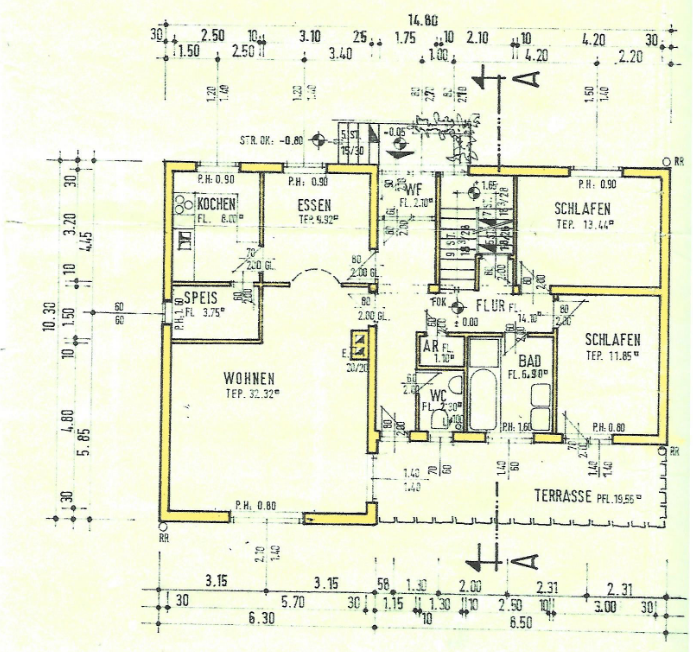
#> input picture training_images/floor_plan/001.PNG, 693 x 652 px
$ python 04_image_sizing.py   (older library calls are emulated)
#> lines starting #> are read from the running program, lines starting #| are printed output that depends on the picture
### imageCleaner.py
""" Methods for Loading and Processing Images

"""
import os.path
import cv2
import numpy as np

WINDOW_WIDTH = 1300     # taken from pFlowGRID/main.py
WINDOW_HEIGHT = 610     # taken from pFlowGRID/main.py
MIN_GRAY_VALUE = 0
MAX_GRAY_VALUE = 255


##########
# CHECKS #
##########

# [48 lines left out: functions __check_rgb_values, __check_threshold, not called in this run]


def __check_height(image, height):
    """ Checks if the height is smaller or equals to image-height.

    Used for checking y-axis and kernel size.
    :param image: image
    :param height: int
    :return: None
    """
    if height > image.shape[0]:
        raise ValueError(
            "The height value is incorrect. It must be smaller than the image height. Current height value is: {}".format(
                height))
    elif not isinstance(height, int):
        raise TypeError("Data type of the height must be int.\n"
                        "Current height is: {} \n"
                        "Current data type of height: {}".format(height, type(height)))


def __check_width(image, width):
    """ Checks if the width is smaller or equals to image-width.

    Used for checking x-axis and kernel size.
    :param image: image
    :param width: int
    :return: None
    """
    if width > image.shape[1]:
        raise ValueError(
            "The width value is incorrect. It must be smaller than the image width. Current width value is: {}".format(
                width))
    elif not isinstance(width, int):
        raise TypeError("Data type of the height must be int.\n"
                        "Current height is: {} \n"
                        "Current data type of height: {}".format(width, type(width)))


##########
# OTHERS #
##########

# [18 lines left out: function load_image, not called in this run]


def show_image(image, scale=1, title='Image', wait_for_close=False):
    """Displays an image.

    :param image: image
    :param wait_for_close: bool; if this is True, then the window will be closed as soon a button is pressed
    :param title: str; text for window frame
    :param scale: int between [0,1]
    :return: None
    """
    if scale < 0 or scale > 1:
        raise ValueError("Scale must be between 0 and 1.\nCurrent value of the scale: {}".format(scale))
    else:
        width = int(image.shape[1] * scale)
        __check_width(image, width)
        height = int(image.shape[0] * scale)
        __check_height(image, height)
        dimensions = (width, height)
        frame_resized = cv2.resize(image, dimensions, interpolation=cv2.INTER_AREA)
        cv2.imshow(title, frame_resized)
        if wait_for_close:
            cv2.waitKey(0)


################
# IMAGE SIZING #
################

def resize_image(image, x=WINDOW_WIDTH, y=WINDOW_HEIGHT):
    """ Changes the size of the image.

    Default parameter values are the window width (x) and height (y) of pFlowGRID.
    :param image: image
    :param x: int; size of the x-axis
    :param y: int; size of the y-axis
    :return: image
    """
    orig_width = int(image.shape[1])
    __check_width(image, orig_width)
    orig_height = int(image.shape[0])
    __check_height(image, orig_height)
    if x < orig_width or y < orig_height:
        return cv2.resize(src=image, dsize=(x, y), interpolation=cv2.INTER_AREA)
    else:
        return cv2.resize(src=image, dsize=(x, y), interpolation=cv2.INTER_LINEAR)


# [32 lines left out: functions resize_image_without_distortion, snip_image, not called in this run]


def rotate_image(image, rotation_degrees=45):
    """Turns an image by the given degrees of rotation around the center of the image.

    :param image: image
    :param rotation_degrees: int; = angle that indicates by how much the image is rotated
    :return: image
    """
    (height, weight) = image.shape[:2]
    (x, y) = (weight // 2, height // 2)
    __check_width(image, x)
    __check_height(image, y)
    matrix = cv2.getRotationMatrix2D((x, y), rotation_degrees, 1.0)
    return cv2.warpAffine(image, matrix, (weight, height))


####################
# POINT OPERATIONS #
####################
"""
Homogeneous point operations are independent of pixel coordinate.
Non-homogeneous point operations depend on pixel coordinate.
"""


def transform_file_into_grayscale_image(image_path):
    """Homogeneous point operation: Transforms an image to grayscale-image.

    flags=0 in cv2.imread()-method means that the passed image is transformed as a gray value image.
    If no flags have been set, the image is colored.
    :param image_path: str
    :return: image

    """
#> called with image_path = '001.PNG'
    if not image_path.lower().endswith('.png'):
        raise FileExistsError("Data type of the image must be a .png. Current image_path ist:{}".format(image_path))
    if type(image_path) == int:
        raise TypeError("Image path must be a str! Current image_path is:{}".format(image_path))
    if not os.path.exists(image_path):
        raise FileNotFoundError("File was not found. The searched image_path is: {}".format(image_path))
    image = cv2.imread(filename=image_path)  # , flags=0)
#> image is the input picture: shape (652, 693, 3); mean B, G, R 217.8, 238.3, 235.2
    image = cv2.cvtColor(image, cv2.COLOR_BGR2GRAY)
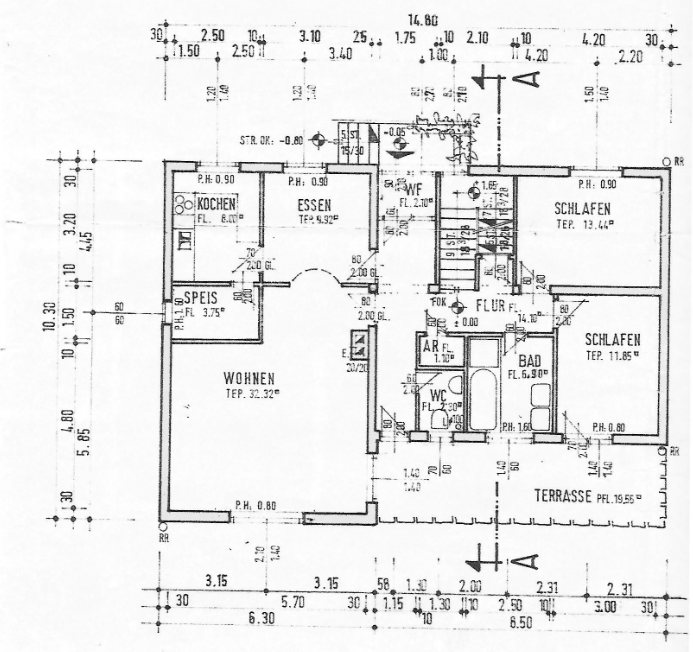
#> image: shape (652, 693); min 3, max 255, mean 235.1
    if image is None:
        raise AttributeError("Image-file can't be found. The affected image-path is:" + image_path)
    return image


# [117 lines left out: functions transform_colored_into_grayscale_image, apply_simple_threshold, apply_adaptive_threshold, invert_image, change_color_in_area, change_color_in_pixel, not called in this run]


###########
# FILTERS #
###########
"""
A filter smooths the image by adding a blur to it.
One reason for using a filter is if the image contains a lot of noise because
applying the filter reduces the noises in the image.
Filters are also used to find edges.

The parameter ksize is an abbreviation for kernel size which is often used in the blurring methods.
The kernel size specifies how many pixel-rows and pixel-columns the kernel is large.
A kernel is a small matrix which is drawn over the image step by step.
The hot spot is the middle pixel of the kernel.
"""


# [131 lines left out: functions apply_gaussian_blur, apply_average_blur, apply_median_blur, apply_bilateral_blur, apply_edge_preserving_filter, apply_laplacian and 2 more, not called in this run]


#############
# DETECTORS #
#############
""" A detector has the task of finding characteristic features or distinctive points in an image.
Predefined methods or sets of commands are used for this purpose.

"""


# [38 lines left out: functions apply_canny_detector, apply_harris_detector, not called in this run]

### experiments/04_image_sizing.py
""" Experiment 4: Sizing, snipping and rotating images for displaying in pFlowGRID.

"""
import os
import imageCleaner

WINDOW_WIDTH = 1300
WINDOW_HEIGHT = 610


def resize_image(image_path):
    """ Resizes the image with distortion.

    :return: image
    """
    image = imageCleaner.transform_file_into_grayscale_image(image_path)
    image = imageCleaner.resize_image(image)
    imageCleaner.show_image(image, 1, 'Adjusting the Image Size', True)
    return image


def resize_image_without_distortion(image_path): #TODO in imageCleaner einfügen
    """ Resizes the image so that it can be displayed in pFlowGRID.

    :param image_path: str
    :return: image
    """
    image = imageCleaner.transform_file_into_grayscale_image(image_path)
    if image.shape[1] >= WINDOW_WIDTH:
        factor = WINDOW_WIDTH / image.shape[1]
        y_new = int(image.shape[0] * factor)
        if y_new < WINDOW_HEIGHT:
            image = imageCleaner.resize_image(image=image, x=WINDOW_WIDTH, y=y_new)
        else:
            factor = WINDOW_HEIGHT / image.shape[0]
            image = imageCleaner.resize_image(image=image, x=int(image.shape[1] * factor), y=WINDOW_HEIGHT)
    elif image.shape[0] >= WINDOW_HEIGHT:
        factor = WINDOW_HEIGHT / image.shape[0]
#> factor = 0.936
        image = imageCleaner.resize_image(image=image, x=int(image.shape[1] * factor), y=WINDOW_HEIGHT)
#> in resize_image, `return cv2.resize(src=image, dsize=(x, y), interpolation=cv2.INTER_AREA)`:
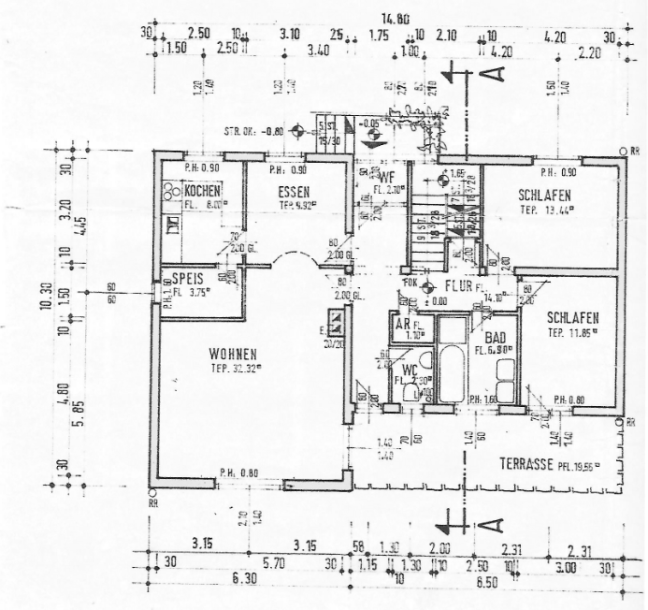
#> returned value: shape (610, 648); min 12, max 255, mean 235.1
    return image


def snip_image(image_path):
    """ Snips the image so that it can be displayed in pFlow_Grid.

    :type image_path: str
    :return: image
    """
    image = imageCleaner.transform_file_into_grayscale_image(image_path)
    image = imageCleaner.snip_image(image, 0, 500, 0, 250)
    imageCleaner.show_image(image, 1, 'Snipped Image', True)
    return image


def rotate_floor_plan():
    """ Rotates the image.

    :return: None
    """
    try:
        floor_plan = imageCleaner.transform_file_into_grayscale_image("../training_images/floor_plan/005_wry.png")
    except FileNotFoundError:
        floor_plan = imageCleaner.transform_file_into_grayscale_image("005_wry.png")

    floor_plan = imageCleaner.rotate_image(floor_plan, 43 - 90)
    imageCleaner.show_image(floor_plan, 1, 'Rotated Floor Plan', True)


os.chdir('../training_images/floor_plan')
for file_name in os.listdir(os.getcwd()):
    if file_name.lower().endswith('.png'):
        # sized_image = resize_image(file_name)
        sized_image = resize_image_without_distortion(file_name)
        imageCleaner.show_image(sized_image, 1, 'sized image', True)
#> pass 2 of the loop `for file_name in os.listdir(os.getcwd()):`:
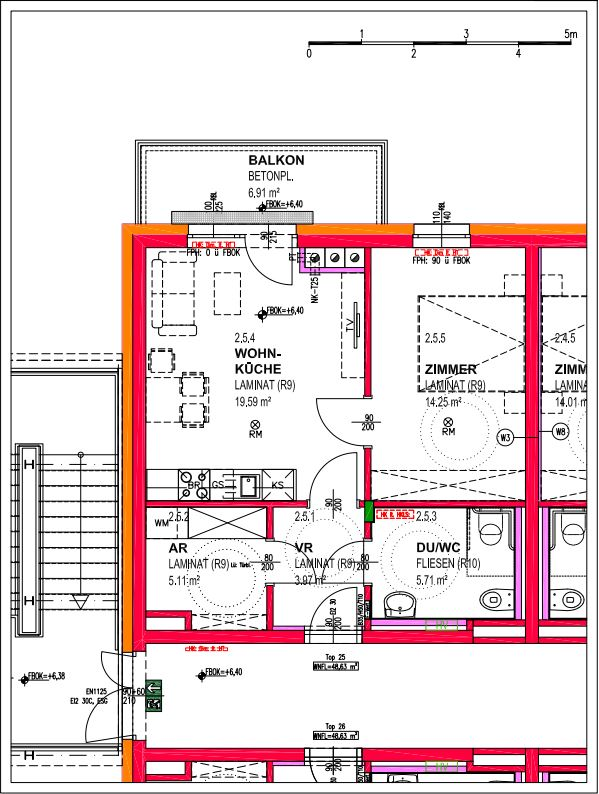
#> input picture training_images/floor_plan/002.PNG, 599 x 794 px
#> in transform_file_into_grayscale_image, image is the input picture: shape (794, 599, 3); mean B, G, R 218.1, 216, 232.3
#> in transform_file_into_grayscale_image (call 2), `image = cv2.cvtColor(image, cv2.COLOR_BGR2GRAY)`:
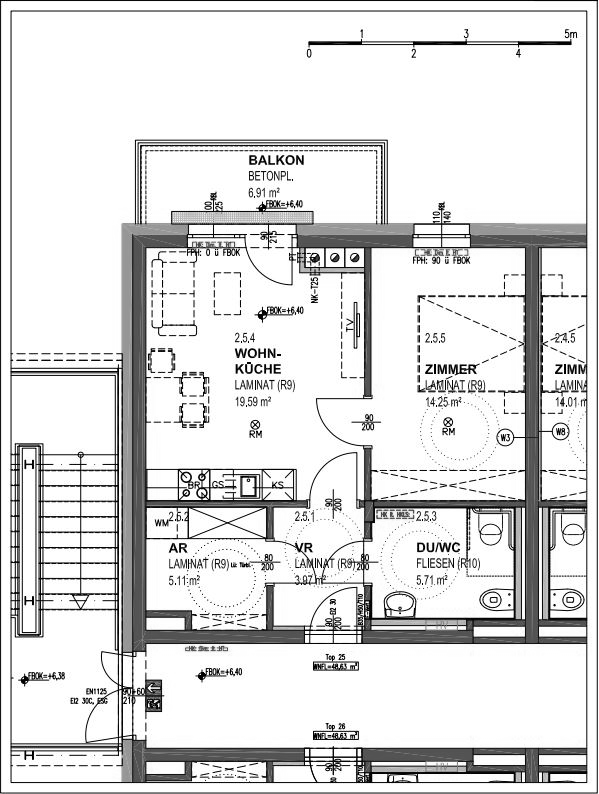
#> image: shape (794, 599); min 0, max 255, mean 221.1
#> in resize_image (call 2), `return cv2.resize(src=image, dsize=(x, y), interpolation=cv2.INTER_AREA)`:
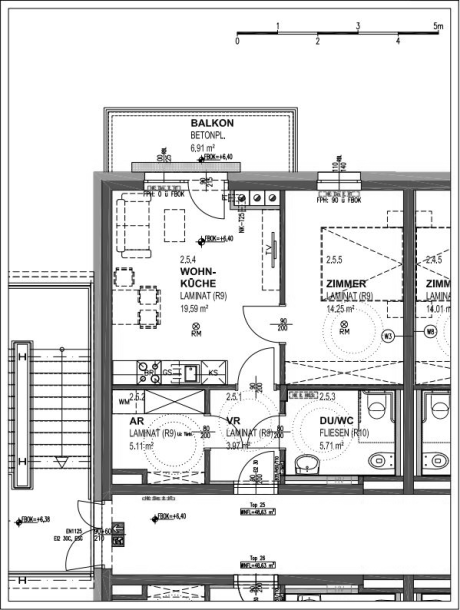
#> returned value: shape (610, 460); min 0, max 255, mean 221.1
#> pass 3 of the loop `for file_name in os.listdir(os.getcwd()):`:
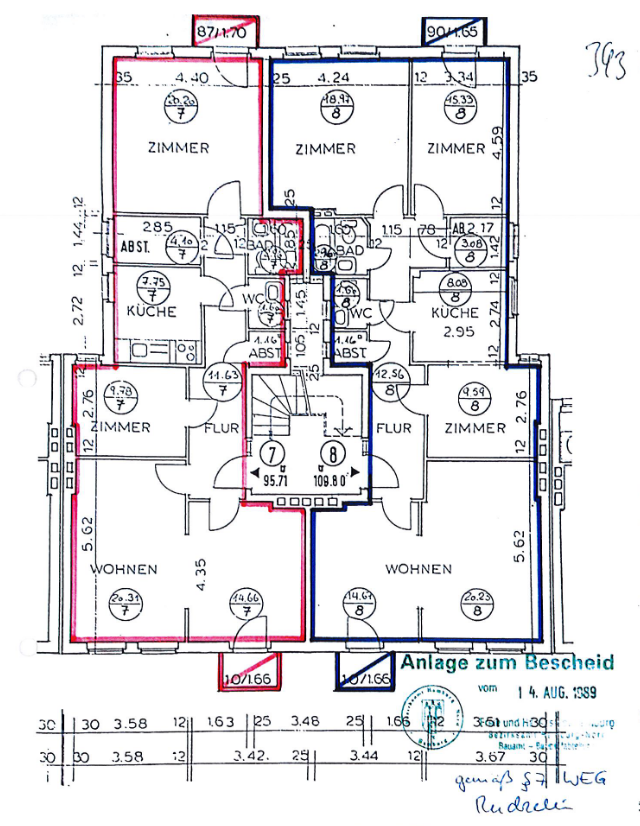
#> input picture training_images/floor_plan/003.PNG, 640 x 826 px
#> in transform_file_into_grayscale_image, image is the input picture: shape (826, 640, 3); mean B, G, R 231.9, 229, 230.3
#> in transform_file_into_grayscale_image (call 3), `image = cv2.cvtColor(image, cv2.COLOR_BGR2GRAY)`:
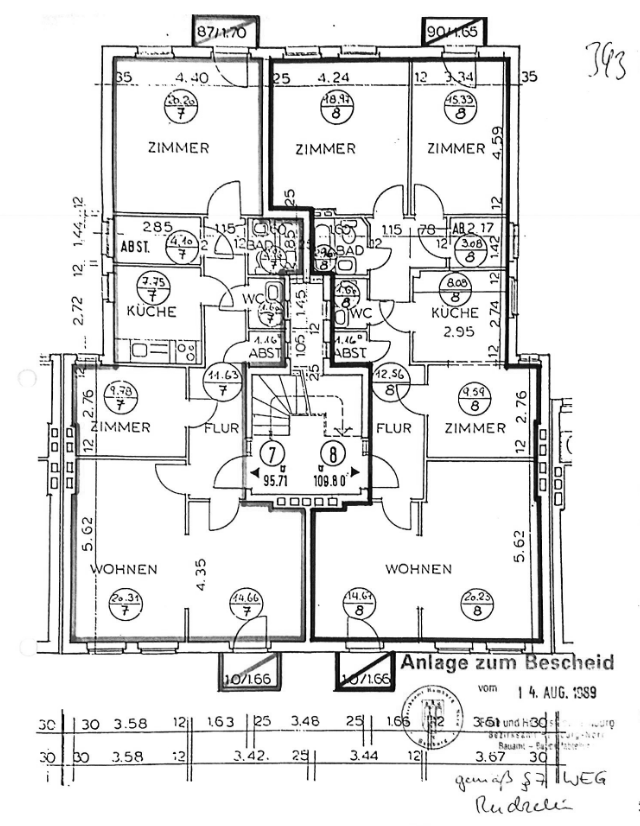
#> image: shape (826, 640); min 1, max 255, mean 229.7
#> in resize_image (call 3), `return cv2.resize(src=image, dsize=(x, y), interpolation=cv2.INTER_AREA)`:
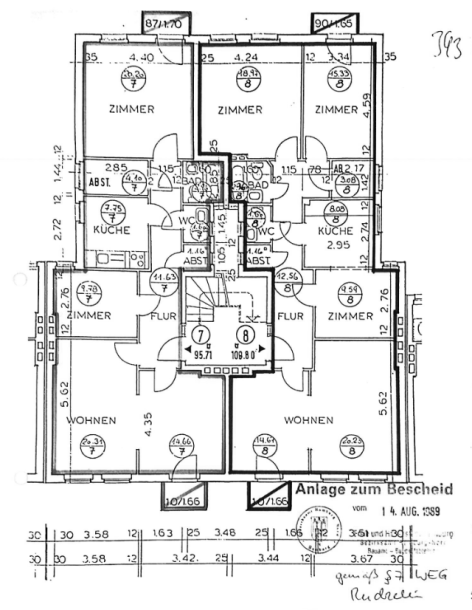
#> returned value: shape (610, 472); min 4, max 255, mean 229.7
#> the loop made 4 passes; the first 3 are shown
        # cut_image = snip_image(file_name)

rotate_floor_plan()
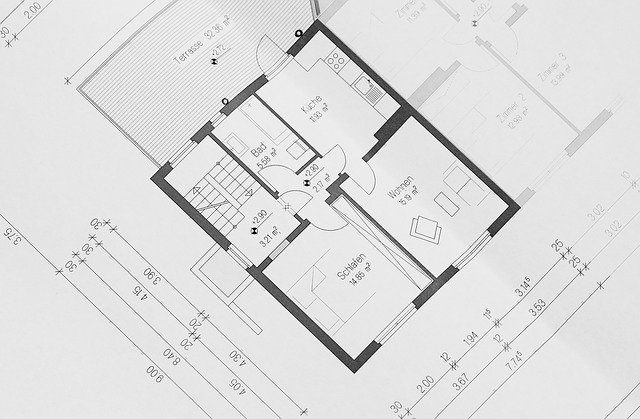
#> input picture training_images/floor_plan/005_wry.png, 640 x 419 px, found by its file name
#> in transform_file_into_grayscale_image, image is the input picture: shape (419, 640, 3); min 0, max 255, mean 221.5
#> in rotate_image, `return cv2.warpAffine(image, matrix, (weight, height))`:
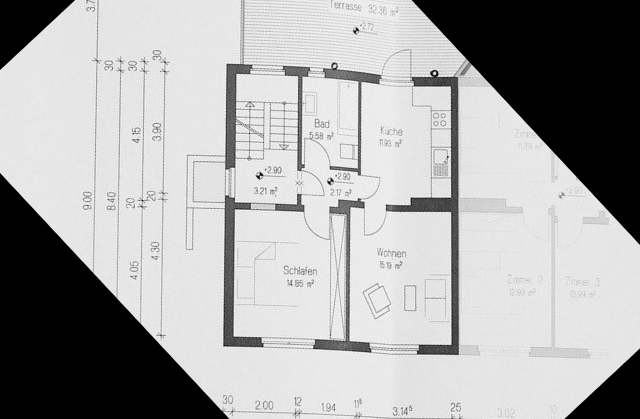
#> returned value: shape (419, 640); min 0, max 255, mean 169.3
